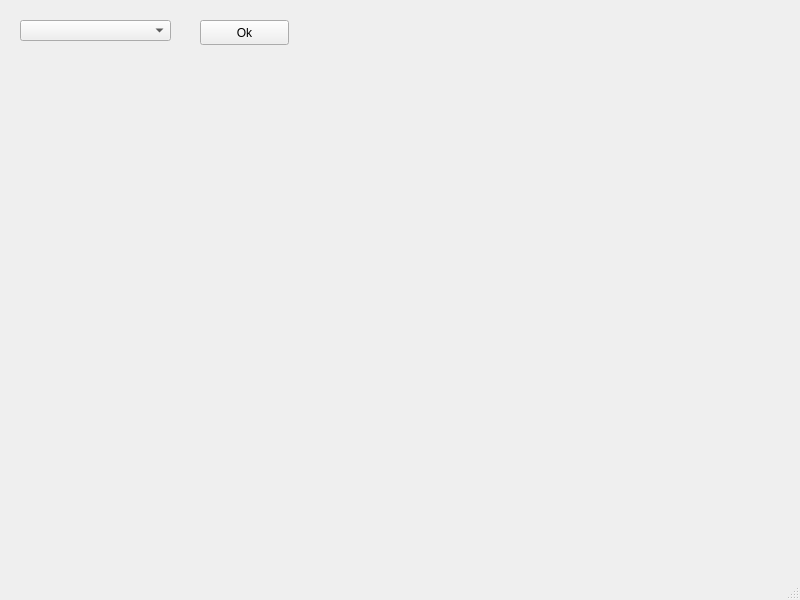
<?xml version="1.0" encoding="UTF-8"?>
<ui version="4.0">
 <class>MainWindow</class>
 <widget class="QMainWindow" name="MainWindow">
  <property name="geometry">
   <rect>
    <x>0</x>
    <y>0</y>
    <width>800</width>
    <height>600</height>
   </rect>
  </property>
  <property name="windowTitle">
   <string>MainWindow</string>
  </property>
  <widget class="QWidget" name="centralwidget">
   <widget class="QComboBox" name="comboBox">
    <property name="geometry">
     <rect>
      <x>20</x>
      <y>20</y>
      <width>151</width>
      <height>21</height>
     </rect>
    </property>
   </widget>
   <widget class="QPushButton" name="pushButton">
    <property name="geometry">
     <rect>
      <x>200</x>
      <y>20</y>
      <width>89</width>
      <height>25</height>
     </rect>
    </property>
    <property name="text">
     <string>Ok</string>
    </property>
   </widget>
  </widget>
  <widget class="QMenuBar" name="menubar">
   <property name="geometry">
    <rect>
     <x>0</x>
     <y>0</y>
     <width>800</width>
     <height>22</height>
    </rect>
   </property>
  </widget>
  <widget class="QStatusBar" name="statusbar"/>
 </widget>
 <resources/>
 <connections/>
</ui>
